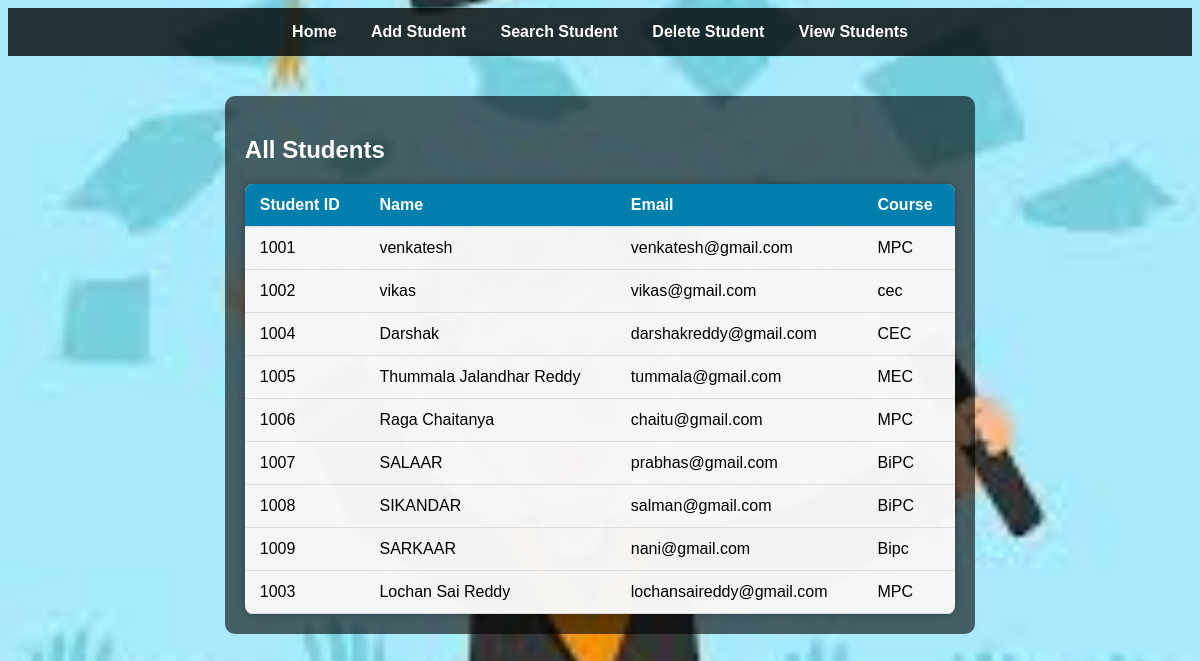
The page /students/ on the database its author committed.
### lms/models.py (models this page shows, shortened)
class Student(models.Model):
    student_id = models.CharField(max_length=10, unique=True)
    name = models.CharField(max_length=100)
    email = models.EmailField()
    course = models.CharField(max_length=100)

### lms/views.py (the view)
# urls.py: path('students/', views.view_students, name='view_students'),
def view_students(request):
    students = Student.objects.all()
    return render(request, 'lms/view_students.html', {'students': students})

### lms/templates/lms/view_students.html
{% extends 'lms/base.html' %}
{% block content %}
<h2>All Students</h2>
{% if students %}
<table class="student-table">
    <thead>
        <tr>
            <th>Student ID</th>
            <th>Name</th>
            <th>Email</th>
            <th>Course</th>
        </tr>
    </thead>
    <tbody>
        {% for student in students %}
        <tr>
            <td>{{ student.student_id }}</td>
            <td>{{ student.name }}</td>
            <td>{{ student.email }}</td>
            <td>{{ student.course }}</td>
        </tr>
        {% endfor %}
    </tbody>
</table>
{% else %}
<p>No student records found.</p>
{% endif %}
{% endblock %}

### lms/templates/lms/base.html (shortened to what this page needs)
{% load static %}
<html lang="en">
<head>
    <link rel="stylesheet" href="{% static 'lms/styles.css' %}">
</head>
<body>
    <div class="navbar">
        <a href="{% url 'home' %}">Home</a>
        <a href="{% url 'add_student' %}">Add Student</a>
        <a href="{% url 'search_student' %}">Search Student</a>
        <a href="{% url 'delete_student' %}">Delete Student</a>
        <a href="{% url 'view_students' %}">View Students</a>
    </div>
    <div class="content">
        {% block content %}{% endblock %}
    </div>
</body>
</html>

### lms/static/lms/styles.css (style rules this page uses)
body { background: url('/static/lms/img.png') no-repeat center center fixed; background-size: cover; font-family: Arial, sans-serif; color: #fff; }
.navbar { background-color: rgba(0, 0, 0, 0.8); padding: 15px; text-align: center; }
.navbar a { color: #fff; margin: 0 15px; text-decoration: none; font-weight: bold; }
.content { background: rgba(0, 0, 0, 0.6); margin: 40px auto; padding: 20px; width: 60%; border-radius: 10px; }
.student-table { width: 100%; border-collapse: collapse; margin-top: 20px; background-color: rgba(255, 255, 255, 0.95); color: #000; border-radius: 8px; overflow: hidden; box-shadow: 0 0 10px rgba(0, 0, 0, 0.3); }
.student-table thead { background-color: #007fad; color: white; }
.student-table th, .student-table td { padding: 12px 15px; text-align: left; border-bottom: 1px solid #ddd; }

### rows shown on the page
Student: student_id "1001", name "venkatesh", email "venkatesh@gmail.com", course "MPC"
Student: student_id "1002", name "vikas", email "vikas@gmail.com", course "cec"
Student: student_id "1004", name "Darshak", email "darshakreddy@gmail.com", course "CEC"
Student: student_id "1005", name "Thummala Jalandhar Reddy", email "tummala@gmail.com", course "MEC"
Student: student_id "1006", name "Raga Chaitanya", email "chaitu@gmail.com", course "MPC"
Student: student_id "1007", name "SALAAR", email "prabhas@gmail.com", course "BiPC"
Student: student_id "1008", name "SIKANDAR", email "salman@gmail.com", course "BiPC"
Student: student_id "1009", name "SARKAAR", email "nani@gmail.com", course "Bipc"
Student: student_id "1003", name "Lochan Sai Reddy", email "lochansaireddy@gmail.com", course "MPC"
